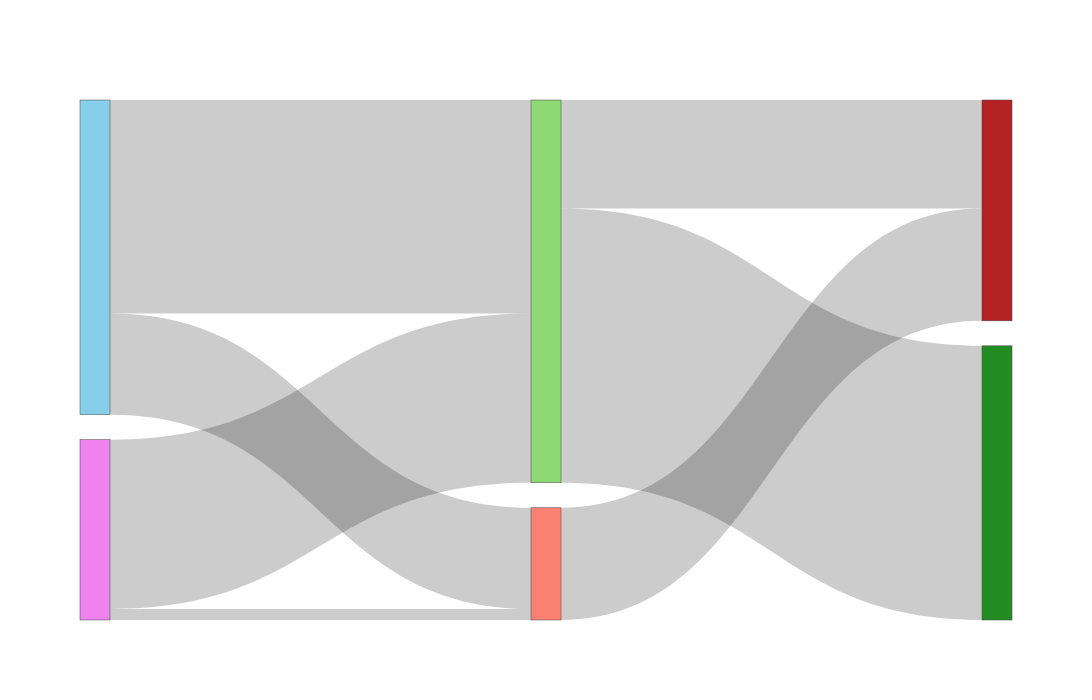

Notebook code cell kept with this figure:
### Code cell
import plotly.graph_objects as go

# Define nodes
nodes = ["Mailinglist",     #0
         "Website",         #1
         "In Pure",         #2
         "Not in Pure",     #3
         "In Scopus",       #4
         "Not in Scopus"]   #5

# Define links
links = [
    {"source": 0, "target": 2, "value": len(df_persons[df_persons['source'] =='mailinglist'])},  # Mailinglist True -> In Pure True
    {"source": 0, "target": 3, "value": len(df_names[df_names['source'] =='mailinglist']) - len(df_persons[df_persons['source'] =='mailinglist'])},   # Mailinglist True -> In Pure False
    {"source": 1, "target": 2, "value": len(df_persons[df_persons['source'] =='website'])},  # Mailinglist False -> In Scopus True
    {"source": 1, "target": 3, "value": len(df_names[df_names['source'] =='website']) - len(df_persons[df_persons['source'] =='website'])},  # Mailinglist False -> In Scopus False
    {"source": 2, "target": 4, "value": len(df_persons[df_persons['scopusId'] !=''])},   # Website True -> In Pure True
    {"source": 2, "target": 5, "value": len(df_persons[df_persons['scopusId'] ==''])},  # Website True -> In Pure False
    {"source": 3, "target": 4, "value": 0},   # Website False -> In Scopus True
    {"source": 3, "target": 5, "value": len(df_names)-len(df_persons)}   # Website False -> In Scopus False
]

# Create the Sankey diagram
# fig.update_layout(title_text="S4S people")
fig = go.Figure(data=[go.Sankey(
    node=dict(
        pad=25,
        thickness=30,
        # line=dict(color="black", width=0.5),
        # label=nodes,
        color = ["skyblue","violet","#8ED973","salmon",'forestgreen','firebrick']
    ),
    link=dict(
        source=[link['source'] for link in links],
        target=[link['target'] for link in links],
        value=[link['value'] for link in links],
        # color='lightgrey'
   )
)],
   layout=go.Layout(autosize=False,
    width=1200,
    height=700,))
# color_for_nodes = ["skyblue","violet","#8ED973","salmon",'forestgreen','firebrick']
# fig.update_traces(node_color = color_for_nodes)




fig.show()
fig.write_html("plots/sankey_peopleS4S.html")

### Figure 1 — Plotly figure (JSON) as saved in the notebook; plotly's stock layout.template omitted (floating-point values rounded to 4 significant figures)
{"data": [{"link": {"source": [0, 0, 1, 1, 2, 2, 3, 3], "target": [2, 3, 2, 3, 4, 5, 4, 5], "value": [116, 55, 92, 6, 149, 59, 0, 61]}, "node": {"color": ["skyblue", "violet", "#8ED973", "salmon", "forestgreen", "firebrick"], "pad": 25, "thickness": 30}, "type": "sankey"}], "layout": {"autosize": false, "height": 700, "width": 1200}}
